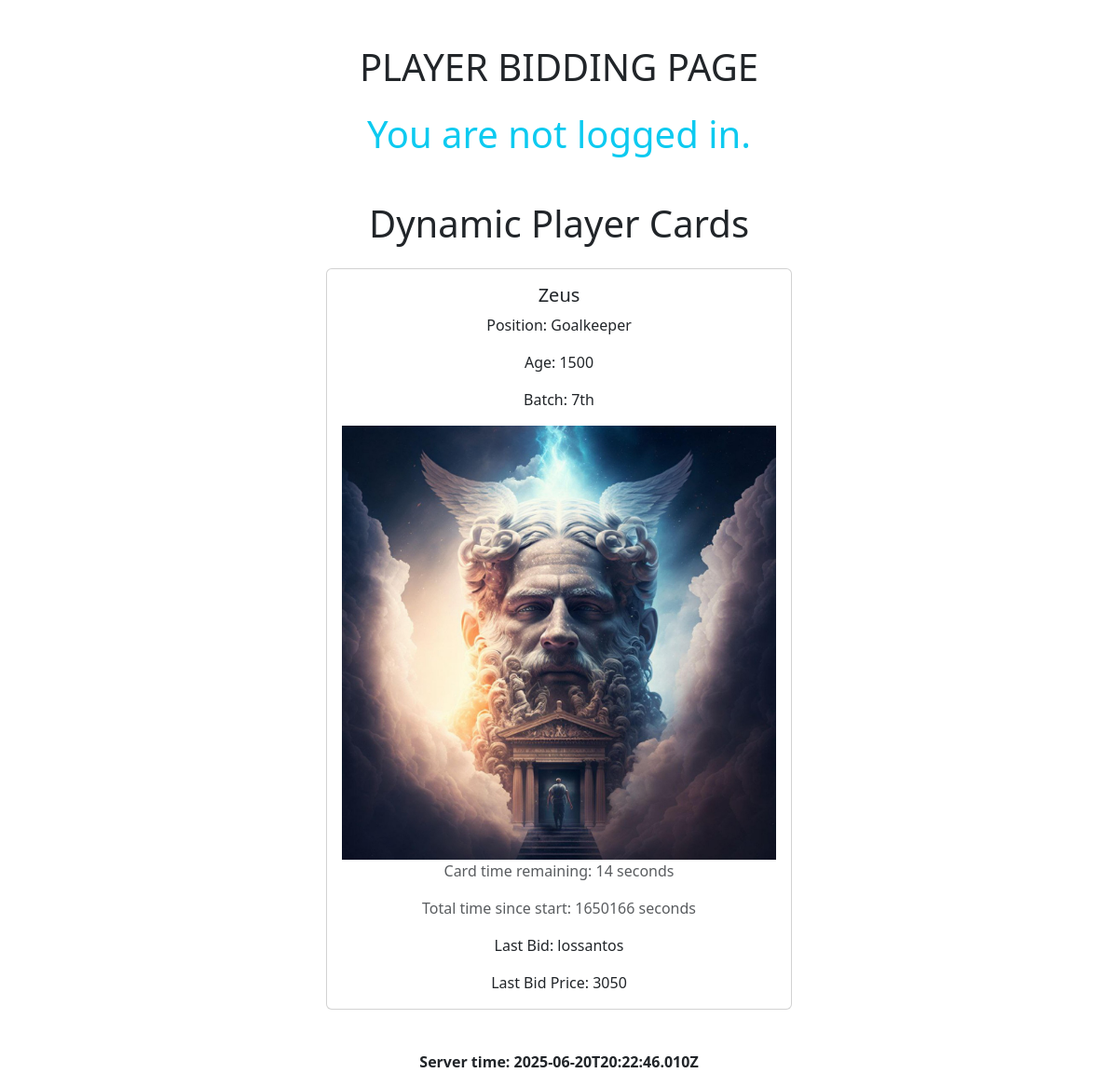
The page /bidding/ on the database as committed earlier.
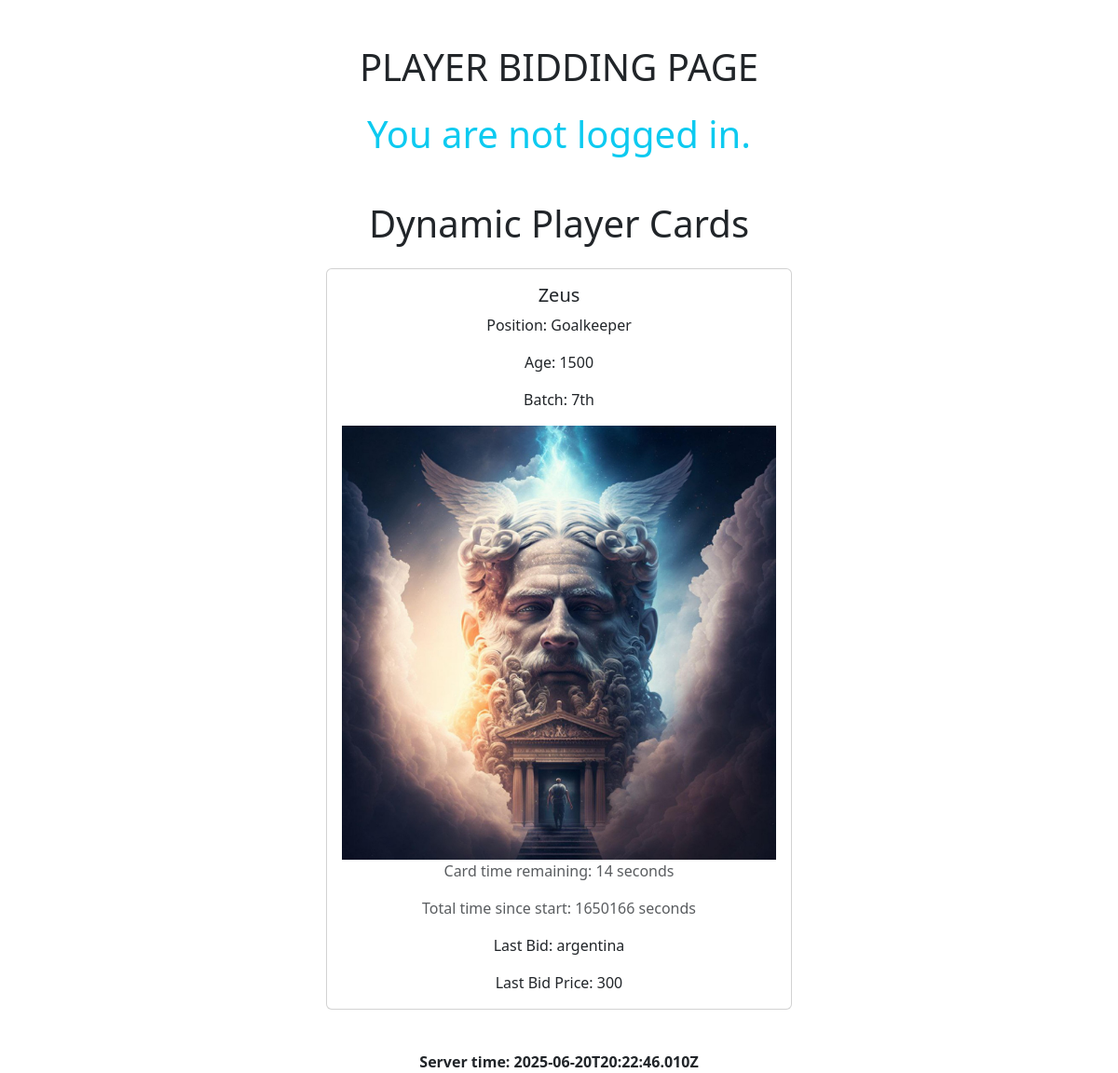
The same page on the database as committed later.
### player/models.py (models this page shows, shortened)
class Player(models.Model):
    POSITION_CHOICES = [
        ('Midfielder', 'Midfielder'),
        ('Goalkeeper', 'Goalkeeper'),
        ('Forward', 'Forward'),
        ('Defender', 'Defender'),
    ]
    user = models.ForeignKey(settings.AUTH_USER_MODEL, on_delete=models.CASCADE)
    name = models.CharField(max_length=100)
    age = models.IntegerField()
    playing_position = models.CharField(max_length=20, choices=POSITION_CHOICES)
    batch = models.CharField(max_length=10)
    contact_number = models.CharField(max_length=15, blank=True, null=True)
    profile_picture = models.ImageField(upload_to='profile_pics/', blank=True, null=True)
    assigned_team = models.CharField(max_length=100, default="Not bought yet")
    registered_at = models.DateTimeField(auto_now_add=True)
    price = models.IntegerField(default=100)
    current_price = models.IntegerField(default=0)
    CATEGORY_CHOICES = [
        ('A', 'Category A'),
        ('B', 'Category B'),
        ('C', 'Category C'),
    ]
    player_class = models.CharField(max_length=1, choices=CATEGORY_CHOICES, blank=True, null=True)

### bidding/views.py (the view)
# urls.py: path('', views.bidding_page, name='bidding_page'),
def bidding_page(request):
    players = Player.objects.all().order_by('id')  # or any specific order
    context = {
        'players': players,
        'start_time': START_TIME,
        'current_server_time': now().isoformat(),
    }
    return render(request, 'bidding/home.html', context)

### templates/bidding/home.html (shortened to what this page needs)
<!DOCTYPE html>
<html lang="en">
<head>
  <link href="https://cdn.jsdelivr.net/npm/bootstrap@5.3.0-alpha1/dist/css/bootstrap.min.css" rel="stylesheet" />
  <link href="https://cdn.jsdelivr.net/npm/bootstrap@5.3.0-alpha1/dist/css/bootstrap.min.css" rel="stylesheet"/>
</head>
<body>
  <div class="container mt-5">
    <h1 class="text-center mb-4">PLAYER BIDDING PAGE</h1>
  <h1 class="text-center text-info">
    {% if user.is_authenticated %}
      Your role: {{ user.role }}
    {% else %}
      You are not logged in.
    {% endif %}
  </h1>
  <div class="container mt-5">
    <h1 class="text-center mb-4">Dynamic Player Cards</h1>
    <div id="cards-container" class="card-wrapper">
      {% for player in players %}
      <div class="card-container card mb-4" id="card-{{ forloop.counter0 }}" data-player-id="{{ player.id }}">
        <div class="card-body text-center">
          <h5 class="card-title">{{ player.name }}</h5>
          <p class="card-text">Position: {{ player.get_playing_position_display }}</p>
          <p class="card-text">Age: {{ player.age }}</p>
          <p class="card-text">Batch: {{ player.batch }}</p>
          {% if player.profile_picture %}
            <img src="{{ player.profile_picture.url }}" alt="Profile Picture" class="img-fluid" />
          {% else %}
            <p>No profile picture</p>
          {% endif %}
          <p class="text-muted">Card time remaining: <span class="timer">20</span> seconds</p>
          <p class="text-muted">Total time since start: <span class="elapsed">0</span> seconds</p>
          <p id="assigned-team-{{ player.id }}" class="card-text">Last Bid: {{ player.assigned_team }}</p>
          <p id="price-{{ player.id }}" class="card-text">Last Bid Price: {{ player.price }}</p>
        </div>
      </div>
      {% endfor %}
    </div>
    <div id="server-time">
      Server time: <span id="server-time-span">{{ current_server_time }}</span>
    </div>
  </div>
</body>
</html>

### templates/bidding/home.html (style rules this page uses)
.card-wrapper { display: none; justify-content: center; flex-wrap: wrap; }
.card-container { max-width: 500px; width: 100%; }
.card img { width: 100%; aspect-ratio: 1 / 1; object-fit: cover; }
#server-time { font-size: 1rem; font-weight: bold; text-align: center; margin-top: 20px; }

Rows that differ between the two databases and show on the page:
changed Player "Zeus": assigned_team "lossantos" → "argentina"; price "3050" → "300"
